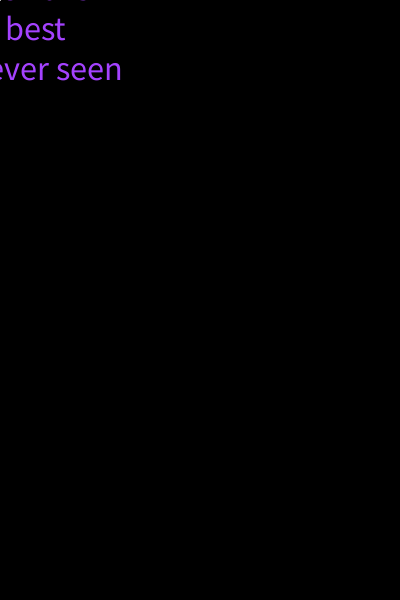
Frame 1 (no input)
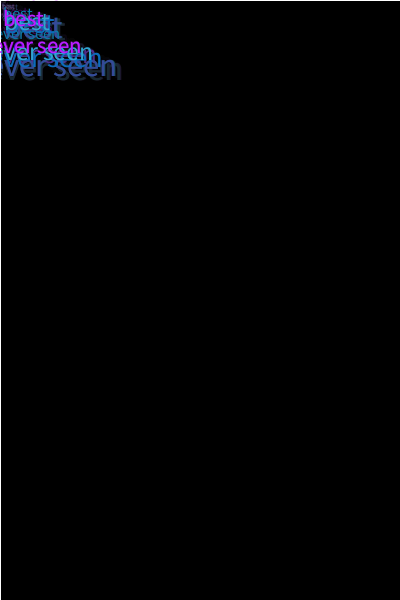
Frame 60 (the mouse pressed at the canvas centre just before this capture)
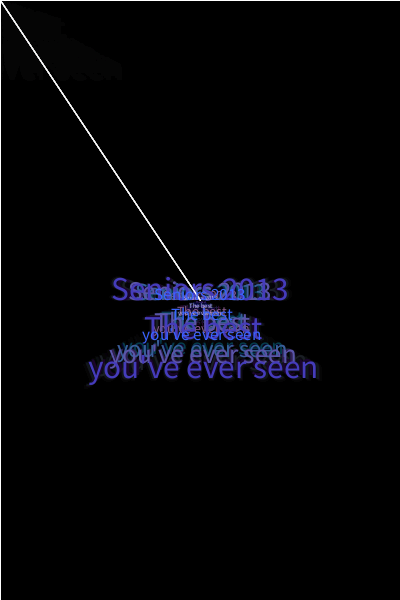
Frame 120 (the mouse held since frame 60 and released just before this capture)

The Processing sketch that drew these frames (run headless with seeded random() and noise(); from frame 60 on, the mouse is pressed at the canvas centre):

// Processing sketch: processing_99076
// ── processing_99076.pde

void setup()
{  size(400, 600);
  background(0, 0, 0);
  smooth();
  frameRate(60);
}
void draw()
{
  fill(0, 0, 0, 25);
  rect(0, 0, width, height);
  
  stroke(255, 255, 255);
  line(0, 0, mouseX, mouseY);
  
  fill(random(255), random(255), 255);
  textSize(random(36));
  textAlign(CENTER);
  text("Seniors 2013\n The best\n you've ever seen", mouseX, mouseY);
  
}
